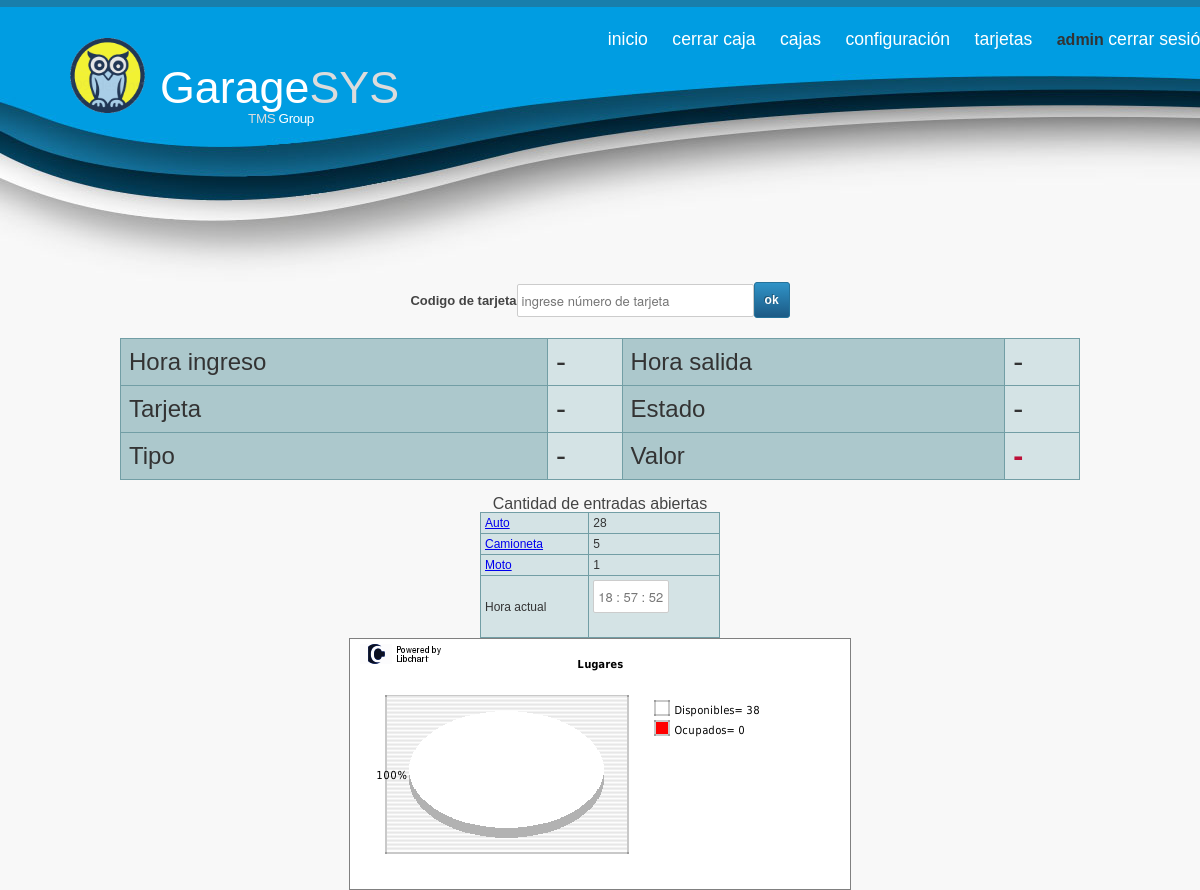
/index_old.php (signed in), run on the app's committed database.
### tables this page shows
CREATE TABLE IF NOT EXISTS `aplicacion` (
  `id_aplicacion` int(11) NOT NULL AUTO_INCREMENT,
  `nombre` varchar(50) NOT NULL,
  `gris` varchar(50) NOT NULL,
  `id_estado` int(11) NOT NULL,
  PRIMARY KEY (`id_aplicacion`)
);

CREATE TABLE IF NOT EXISTS `tipo` (
  `id_tipo` int(11) NOT NULL AUTO_INCREMENT,
  `tipo` varchar(32) NOT NULL,
  PRIMARY KEY (`id_tipo`)
);

### index_old.php (the view, shortened to what this page needs)
<?php
include_once("menu.php");
$query="SELECT count(*) as count, tipo.tipo, tipo.id_tipo FROM `estadia` INNER JOIN tipo ON (estadia.id_tipo=tipo.id_tipo) WHERE id_estado=1 GROUP BY tipo.id_tipo";
$estadia=mysql_query($query) or die(mysql_error());
$row_estadia = mysql_fetch_assoc($estadia);
?>
<form action="index.php" name="estadia">
<table>
<tr>
<td><label>Codigo de tarjeta</label></td>
<td><input type="text" name="tarjeta" placeholder="ingrese número de tarjeta" size="30" ></td>
<td><button type="submit">ok</button></td>
</tr>
</table>
</form>
<?
if(isset($_GET['tarjeta'])){
if($numero_estadias==0){ ?>
<table id="tfhover" class="tftable">
<tr>
	<th><div class="ptablatexto">Hora ingreso</div></th>
	<td><div class="ptabladato"><? echo date("H:i:s", strtotime( $entrada ));?></div></td>
	<th><div class="ptablatexto">Hora salida</div></th>
	<td><div class="ptabladato"> - </div></td>
</tr>
<tr>
	<th><div class="ptablatexto">Tarjeta</div></th>
	<td><div class="ptabladato"><? echo $row_tarjeta['codigo'];?></div></td>
	<th><div class="ptablatexto">Estado</div></th>
	<td><div class="ptabladato">Abierta</div></td>
</tr>
<tr>
	<th><div class="ptablatexto">Tipo</div></th>
	<td><div class="ptabladato"><? echo $row_tarjeta['tipo'];?></div></td>
	<th><div class="ptablatexto">Valor</div></th>
	<td><div class="ptablatotal"> - </div></td>
</tr>
</table>
<? }else{ ?>
<table>
<table id="tfhover" class="tftable">
<tr>
	<th><div class="ptablatexto">Hora ingreso</div></th>
	<td><div class="ptabladato"><? echo date("H:i:s", strtotime( $entrada)) ;?></div></td>
	<th><div class="ptablatexto">Hora salida</div></th>
	<td><div class="ptabladato"><? echo date("H:i:s", strtotime( $salida)) ;?></div></td>
</tr>
<tr>
	<th><div class="ptablatexto">Tarjeta</div></th>
	<td><div class="ptabladato"><? echo $row_tarjeta['codigo'];?></div></td>
	<th><div class="ptablatexto">Estado</div></th>
	<td><div class="ptabladato">Cerrada</div></td>
</tr>
<tr>
	<th><div class="ptablatexto">Tipo</div></th>
	<td><div class="ptabladato"><? echo $row_tarjeta['tipo'];?></div></td>
	<th><div class="ptablatexto">Valor</div></th>
	<td><div class="ptablatotal"><? echo $monto;?></div></td>
</tr>
</table>
<? }
}else{ ?>
<table id="tfhover" class="tftable">
<tr>
	<th><div class="ptablatexto">Hora ingreso</div></th>
	<td><div class="ptabladato"> - </div></td>
	<th><div class="ptablatexto">Hora salida</div></th>
	<td><div class="ptabladato"> - </div></td>
</tr>
<tr>
	<th><div class="ptablatexto">Tarjeta</div></th>
	<td><div class="ptabladato"> - </div></td>
	<th><div class="ptablatexto">Estado</div></th>
	<td><div class="ptabladato"> - </div></td>
</tr>
<tr>
	<th><div class="ptablatexto">Tipo</div></th>
	<td><div class="ptabladato"> - </div></td>
	<th><div class="ptablatexto">Valor</div></th>
	<td><div class="ptablatotal"> - </div></td>
</tr>
</table>
<?}?>
<br>
Cantidad de entradas abiertas
<table id="tfhover" class="tftablechica">
<? do{ ?>
<tr>
	<td><a href="#" title="ver detalle" onClick="abrirVentana('verdetalle.php?tipo=<? echo $row_estadia['id_tipo'];?>')"><? echo $row_estadia['tipo'];?></a></td>
	<td><? echo $row_estadia['count'];?></td>
</tr>
<? }while ($row_estadia = mysql_fetch_array($estadia));?>
<tr>
	<td>Hora actual</td>
	<td><form name="form_reloj">
		<input type="text" name="reloj" size="7">
		</form></td>
</tr>
</table>
<img alt="Pie chart color test"  src="imagenes/pie_chart_color.png" style="border: 1px solid gray;"/>

### menu.php (shortened to what this page needs)
<?php include_once("head.php");?>
<body onload="mueveReloj()">
<?php
$query="SELECT * FROM `aplicacion`";
$aplicacion=mysql_query($query) or die(mysql_error());
$row_aplicacion = mysql_fetch_assoc($aplicacion);
?>
	<header id="cabecera">
		<div class="container">
			<a id="logo" href="">
			<?php echo $row_aplicacion['nombre']?><span class="gris"><?php echo $row_aplicacion['gris']?></span>
			<p><span class="gris">TMS</span> Group</p></a>
			<nav id="navigation">
                <a href="index.php">Inicio</a>
                <a href="caja.php">Cerrar Caja</a>
				<?php
				if($_SESSION['id_tipousuario']==1){
				?>
				<a href="cajas.php">Cajas</a>
                <a href="config.php">Configuración</a>
				<a href="codigos.php">Tarjetas</a>
				<?php } ?>
				<?php
    if(isset($_SESSION['usuario_nombre'])) {
	?>
	<strong><?=$_SESSION['usuario_nombre']?></strong>
	 <a href="login/logout.php">Cerrar Sesión</a>
	<?php
		}
	?>
            </nav>
        </div>
    </header>
	<div id="content" class="container">

### css/1.css (style rules this page uses)
html, body, div, span, applet, object, iframe, h1, h2, h3, h4, h5, h6, p, blockquote, pre, a, abbr, acronym, address, big, cite, code, del, dfn, em, img, ins, kbd, q, s, samp, small, strike, strong, sub, sup, tt, var, b, u, i, center, dl, dt, dd, ol, ul, li, fieldset, form, label, legend, table, caption, tbody, tfoot, thead, tr, th, td, article, aside, canvas, details, embed, figure, figcaption, footer, header, hgroup, menu, nav, output, ruby, section, summary, time, mark, audio, video { margin: 0; padding: 0; border: 0; font-size: 100%; font: inherit; }
article, aside, details, figcaption, figure, footer, header, hgroup, menu, nav, section { display: block; }
body { line-height: 1; }
table { border-collapse: collapse; border-spacing: 0; }
body { background: #fff; font-family: "Trebuchet MS",Verdana,Geneva,Arial,Helvetica,sans-serif; color: #444; -webkit-font-smoothing: antialiased; -webkit-text-size-adjust: 100%; }
p { margin: 0 0 20px 0; }
strong { font-weight: bold; color: #333; }
.button, button, input[type="submit"], input[type="reset"], input[type="button"] { cursor: pointer; border:1px solid #25729a; -webkit-border-radius: 3px; -moz-border-radius: 3px; border-radius: 3px; font-size:12px; font-family:arial, helvetica, sans-serif; padding: 10px 10px 10px 10px; text-decoration:none; text-shadow: -1px -1px 0 rgba(0,0,0,0.3);font-weight:bold; color: #FFFFFF; background-color: #3093c7; background-image: -webkit-gradient(linear, left top, left bottom, from(#3093c7), to(#1c5a85)); background-image: -webkit-linear-gradient(top, #3093c7, #1c5a85); background-image: -moz-linear-gradient(top, #3093c7, #1c5a85); background-image: -ms-linear-gradient(top, #3093c7, #1c5a85); background-image: -o-linear-gradient(top, #3093c7, #1c5a85); background-image: linear-gradient(to bottom, #3093c7, #1c5a85);filter:progid:DXImageTransform.Microsoft.gradient(GradientType=0,startColorstr=#3093c7, endColorstr=#1c5a85); }
form { margin-bottom: 20px; }
input[type="text"], input[type="password"], input[type="email"], textarea, select { border: 1px solid #ccc; padding: 6px 4px; outline: none; -moz-border-radius: 2px; -webkit-border-radius: 2px; border-radius: 2px; font: 13px "HelveticaNeue", "Helvetica Neue", Helvetica, Arial, sans-serif; color: #777; margin: 0; max-width: 100%; display: block; background: #fff; }
label, legend { display: block; font-weight: bold; font-size: 13px; }
table.tftable { font-size:12px;color:#333333;width:100%;border-width: 1px;border-color: #729ea5;border-collapse: collapse; }
table.tftable th { font-size:12px;background-color:#acc8cc;border-width: 1px;padding: 8px;border-style: solid;border-color: #729ea5;text-align:left; }
table.tftable tr { background-color:#d4e3e5; }
table.tftable td { font-size:12px;border-width: 1px;padding: 8px;border-style: solid;border-color: #729ea5; }
table.tftablechica { font-size:12px; color:#333333; width:25%; border-width: 1px; border-color: #729ea5; border-collapse: collapse; }
table.tftablechica tr { background-color:#d4e3e5; }
table.tftablechica td { font-size:12px; border-width: 1px; padding: 4px; border-style: solid; border-color: #729ea5; }
.ptablatexto { font-size: 24px; }
.ptabladato { font-size: 30px; }
.ptablatotal { font-size: 30px; color:#bc1139; font-weight: bold; }

### css/2.css (style rules this page uses)
.container { position: relative; width: 960px; margin: 0 auto; padding: 0; }
.container:after { content: "\0020"; display: block; height: 0; clear: both; visibility: hidden; }

### css/3.css (style rules this page uses)
body { background: #f8f8f8; border-top:7px solid #187eac; -webkit-font-smoothing: subpixel-antialiased; }
#cabecera { height:275px; background: url(../imagenes/cabecera.jpg) no-repeat center bottom; position: relative; }
#logo { background: url(../imagenes/logo.png) no-repeat left; background-size:75px 75px; position: absolute; top:-5px; left:-50px; height:84px; font-size: 2.8em; color:#fff; text-decoration: none; padding-left:90px; padding-top:63px; font-family: 'Raleway', sans-serif; font-weight: 200; }
#logo p { display: block; font-weight: normal; font-size: .3em; letter-spacing: -0.03em; margin-left:3px; margin-top: 2px; }
.gris { color:#dcdcdc; }
#navigation { position: absolute; top:24px; right:-150px; }
#content { position: relative; margin-bottom: 0px; }
.container { position: relative; }
#navigation a { color:#fff; text-decoration: none; font-size: 1.1em; text-transform: lowercase; margin-right: 20px; font-family: 'Raleway', sans-serif; font-weight: 300; }

### data on the page
aplicacion: nombre "Garage", gris "SYS"
tipo: tipo "Auto", count "28"
tipo: tipo "Camioneta", count "5"
tipo: tipo "Moto", count "1"

### other printed values
$_SESSION['usuario_nombre'] "admin"
